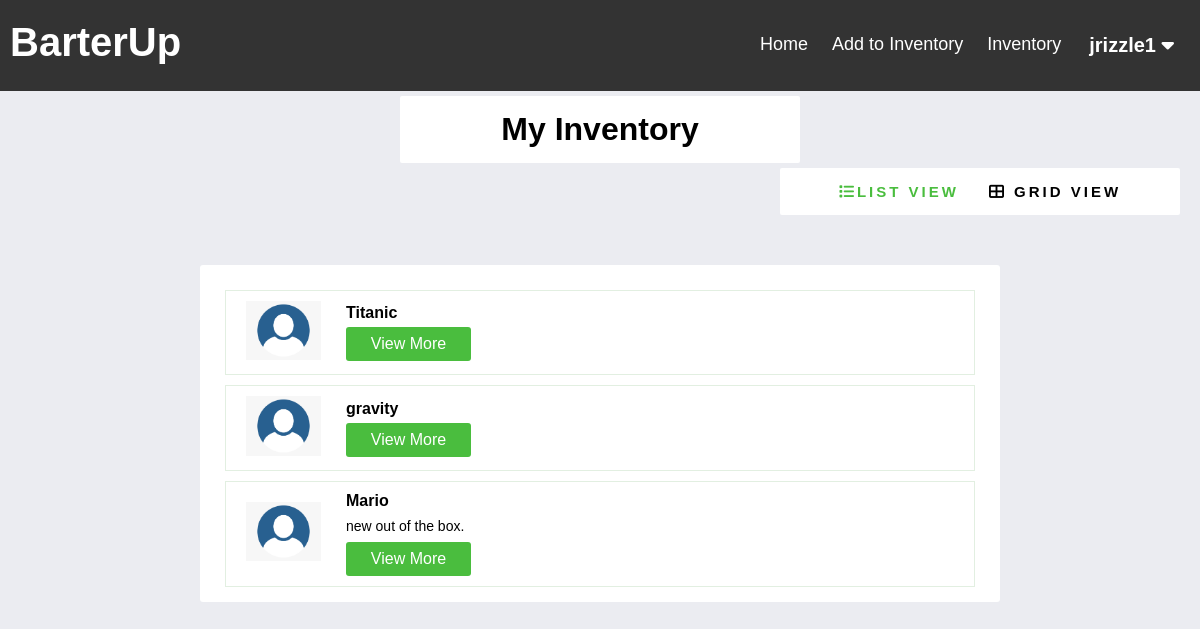
/BarterUp/inventory.php (signed in), run on the app's committed database.
### tables this page shows
CREATE TABLE `user` (
  `user_id` bigint unsigned NOT NULL AUTO_INCREMENT,
  `username` varchar(45) NOT NULL,
  `password` varchar(45) NOT NULL,
  PRIMARY KEY (`user_id`),
  UNIQUE KEY `username_UNIQUE` (`username`)
);

CREATE TABLE `item` (
  `item_id` smallint unsigned NOT NULL AUTO_INCREMENT,
  `user_id` bigint unsigned NOT NULL,
  `category_id` bigint unsigned NOT NULL,
  `description` tinytext,
  `item_condition` varchar(45) DEFAULT NULL,
  `item_name` varchar(45) NOT NULL,
  PRIMARY KEY (`item_id`),
  KEY `category_id_idx` (`category_id`),
  KEY `user_id_idx` (`user_id`),
  CONSTRAINT `category_id` FOREIGN KEY (`category_id`) REFERENCES `category` (`category_id`) ON DELETE CASCADE ON UPDATE CASCADE,
  CONSTRAINT `user_id` FOREIGN KEY (`user_id`) REFERENCES `user` (`user_id`) ON DELETE CASCADE ON UPDATE CASCADE
);

### BarterUp/functions.php (called while the page is built, shortened)
<?php
function check_login($con)
{
	if (isset($_SESSION['user_id'])) {
		$id = $_SESSION['user_id'];
		$query = "select * from user where user_id = '$id' limit 1";
		$result = mysqli_query($con, $query);
		if ($result && mysqli_num_rows($result) > 0) {
			$user_data = mysqli_fetch_assoc($result);
			return $user_data;
		}
	}
	die;
}

### BarterUp/inventory.php (the view, shortened to what this page needs)
<?php
include("config.php");
include("functions.php");
$user_data = check_login($con);
?>
<!DOCTYPE html>
<html lang="en">
<head>
    <link rel="stylesheet" href="./inventory.css?v=<?php echo time(); ?>">
</head>
<body>
    <?php include("./header.php"); ?>
    <div class="page_name">
        <h1>My Inventory</h1>
    </div>
        <div class="links">
            <ul>
                <li class="li-list active" data-view="list-view"> <i class="fas fa-list"></i>List View </li>
                <li class="li-list" data-view="grid-view"><i class="fas fa-th-large"></i> Grid View </li>
            </ul>
        </div>
        <div class="wrapper">
        <div class="view_main">
            <div class="view_wrap list-view" style="display:block;">
               <?php
                $query = "select * from item where user_id = '".$_SESSION['user_id']."'; ";
                $result = mysqli_query($con, $query);
                if ($result && mysqli_num_rows($result) > 0) {
                     while($row= mysqli_fetch_assoc($result)) {
                        echo
                        '<div class="view_item">
                            <div class="vi_left">
                                <img src="./resources/profile-pic.png" alt="profile">
                            </div>
                            <div class="vi_right">
                                <p class="title">'.$row['item_name'].'</p>
                                <p class="content">'.$row['description'].'</p>
                            <div class="btn">View More</div>
                        </div>
                    </div>';
                    }
                }
               ?>
            </div>
        </div>
    </div>
</body>
</html>

### BarterUp/header.php (shortened to what this page needs)
<!DOCTYPE html>
<html lang="en">
<head>
  <link rel="stylesheet" href="./header.css?v=<?php echo time(); ?>">
</head>
<body>
  <div class="header-right">
    <div class="header">
      <p>BarterUp</p>
    </div>
    <div class="user-drop">
      <button class="user-dropbtn"><?php echo $user_data['username']; ?>
        <i class="fa fa-caret-down"></i>
      </button>
    </div>
    <a href='./inventory.php'>Inventory</a>
    <a href='./addInventory.php'>Add to Inventory</a>
    <a href="./currentTrades.php">Home</a>
  </div>
</body>
</html>

### BarterUp/inventory.css (style rules this page uses)
.wrapper { width: 800px; margin: 50px auto; }
* { font-family: 'Montserrat', sans-serif; list-style: none; margin: 0; padding: 0; box-sizing: border-box; }
body { background: #ebecf1; position: relative; }
h1 { text-align: center; }
.page_name { width: 400px; margin: 5px auto; background: #fff; padding: 15px; border-radius: 2px; }
.links { width: 400px; margin-top: 5px; margin-bottom: 5px; margin-left: auto; margin-right: 20px; background: #fff; padding: 15px; border-radius: 2px; }
.links ul { display: flex; justify-content: center; }
.links ul li { margin: 0 15px; font-weight: 600; text-transform: uppercase; font-size: 15px; letter-spacing: 3px; cursor: pointer; }
.links ul li:hover, .links ul li.active { color: #4abd3e; }
.view_main { background-color: #fff; border-radius: 3px; padding: 15px; }
.view_item img { width: 75px; }
.list-view .view_item { border: 1px solid #e2efe1; margin: 10px; padding: 10px 20px; display: flex; align-items: center; }
.list-view .view_item:last-child { margin-bottom: 0; }
.list-view .view_item .vi_left { margin-right: 25px; }
.view_item .title { font-weight: 600; }
.view_item .content { margin: 5px 0; font-size: 14px; line-height: 22px; font-weight: 200; }
.view_item .btn { width: 125px; background: #4abd3e; color: #fff; border-radius: 3px; padding: 8px 5px; text-align: center; font-weight: 200; cursor: pointer; }

### BarterUp/header.css (style rules this page uses)
.header-right { overflow: hidden; background-color: #333; padding: 20px 10px; }
.header-right a { float: right; color: white; text-align: center; padding: 12px; text-decoration: none; font-size: 18px; line-height: 25px; border-radius: 4px; }
.user-drop { float: right; overflow: hidden; }
.user-drop .user-dropbtn { font-size: 20px; font-weight: 600; border: none; outline: none; color: white; padding: 14px 16px; background-color: inherit; font-family: inherit; margin: 0; }
.header { float: left; color: white; font-size: 40px; font-weight: 600; }

### data on the page
user: username "jrizzle1"
item: item_name "Titanic"
item: item_name "gravity"
item: item_name "Mario", description "new out of the box."
